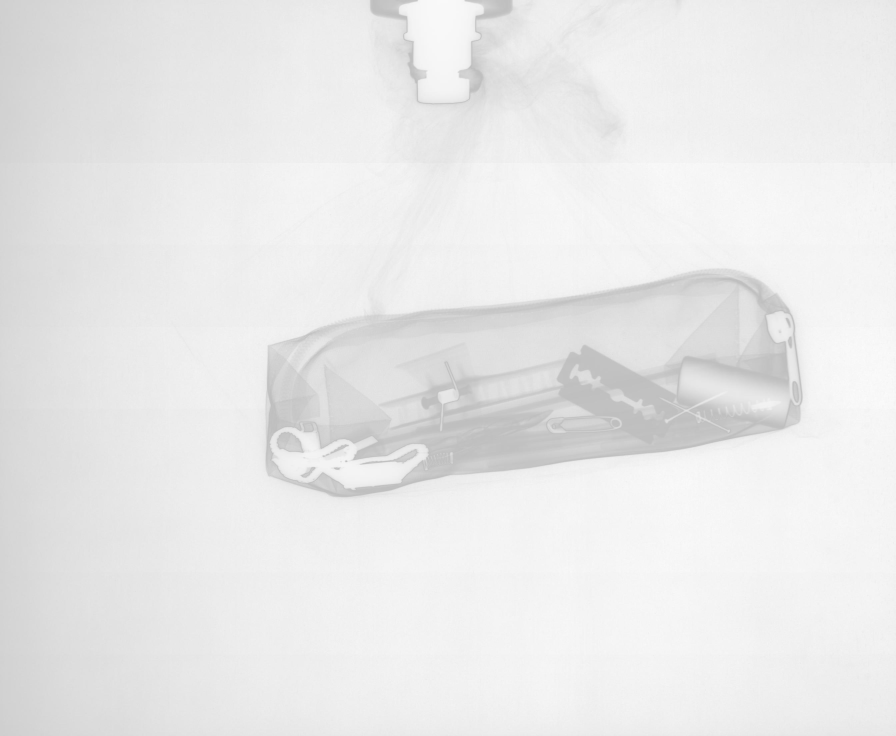
#> input picture B0001_0003.jpg, 2688 x 2208 px (shown at 1/3 size)
$ python -i codigo_1.py   (imports and definitions only)   (older library calls are emulated)
#> lines starting #> are read from the running program, lines starting #| are printed output that depends on the picture; after the words box and inside, x2 and y2 are one past the last pixel; in counts of white or black regions, pixels touching at a corner belong together
#> further down, picture is the input picture: shape (2208, 2688, 3); min 185, max 254, mean 232.9
# -*- coding: utf-8 -*-
"""
Created on Tue Oct  5 18:09:08 2021

@author: xboxk
"""

import numpy as np
import cv2
from matplotlib import pyplot as plt


def imprimir_image(nombre,imagen,factor):
    if(len(imagen.shape)>2):
        imageOut=imagen[::factor, ::factor,:]
    else:
        imageOut=imagen[::factor, ::factor]
    cv2.imshow(nombre,imageOut)


# [83 lines left out: functions decenas, string_zeros, leer_imagen, find_peaks, paint, dectetion_descriptor, not called in this run]


#visualizar()

def funcion(Img_lectura):
    Img_lectura = cv2.cvtColor(Img_lectura, cv2.COLOR_BGR2GRAY)
    h,w = Img_lectura.shape
#> h = 2208; w = 2688

    hist = cv2.calcHist([Img_lectura], [0],None , [255], [0, 255])
#> hist = 255 values, max 399001 at index 244, min 0 at index 0, mean 23274.9

    if(hist.max()> h*w*0.03):
        # Extrae la posicion del punto maximo del histograma
        max_pos = int(hist.argmax())
#> max_pos = 244

        # Extrayendo la mascara apartir del punto maximo encontrado
        lim_inf = (max_pos - 10)
#> lim_inf = 234
        lim_sup = (max_pos + 10)
#> lim_sup = 254
        mask = cv2.inRange(Img_lectura, lim_inf, lim_sup)
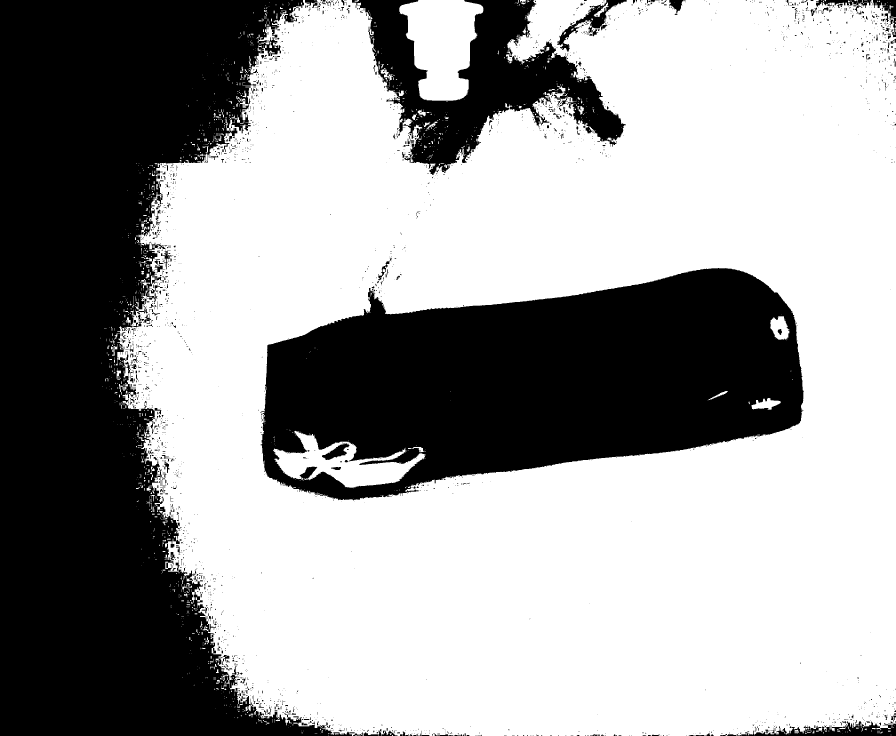
#> mask: shape (2208, 2688) (shown at 1/3 size); 62.5% white; 2356 black regions (1997 under 20 px), largest, box (x1, y1, x2, y2) and area: (0, 0, 1064, 2208) 1245852, (781, 804, 2411, 1501) 765375, (1056, 0, 1877, 525) 160406
        mask = cv2.bitwise_not(mask)

        kernel = np.ones((11,11),np.uint8)
        mask = cv2.morphologyEx(mask, cv2.MORPH_OPEN, kernel)
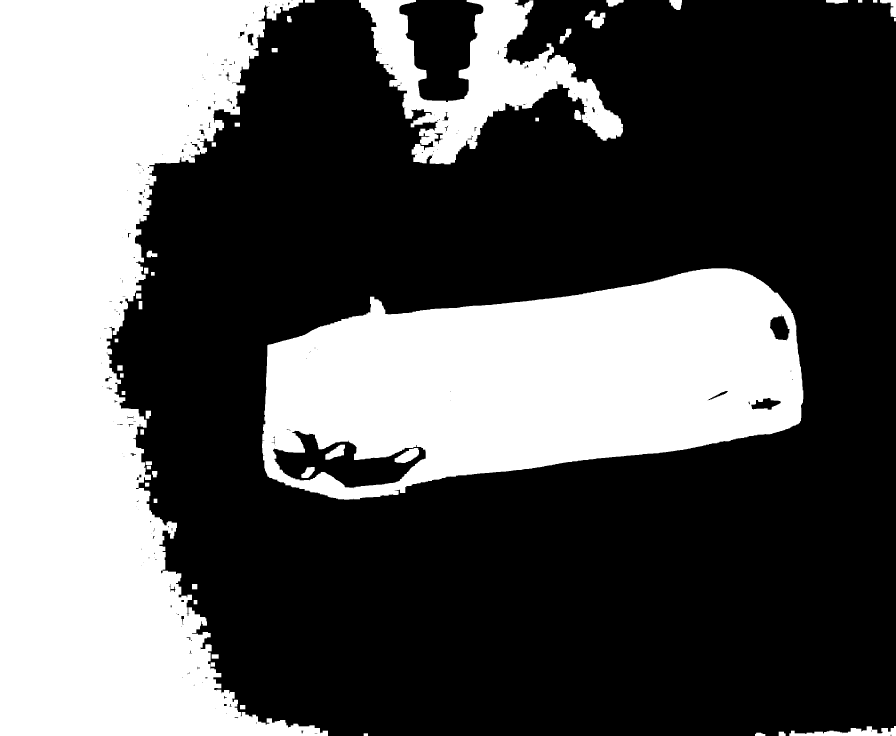
#> mask: shape (2208, 2688) (shown at 1/3 size); 35.5% white; 47 white regions, largest, box (x1, y1, x2, y2) and area: (0, 0, 984, 2208) 1188143, (786, 805, 2410, 1499) 757599, (1077, 0, 1869, 493) 141607

        img_mask = cv2.bitwise_and(Img_lectura,mask)
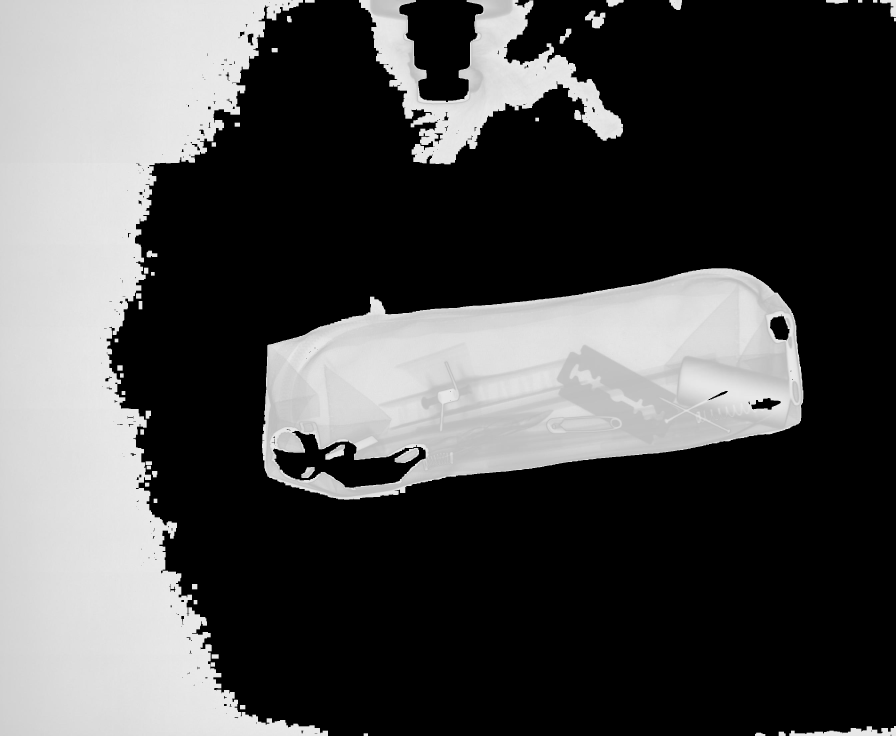
#> img_mask: shape (2208, 2688) (shown at 1/3 size); min 0, max 233, mean 77.8
        hist = cv2.calcHist([img_mask], [0],mask , [255], [0, 255])
#> hist = 255 values, max 105248 at index 230, min 0 at index 0, mean 8271.9
    else:
        mask = np.ones_like(Img_lectura)
        img_mask = Img_lectura
        hist = cv2.calcHist([img_mask], [0],None , [255], [0, 255])

    img_contrast = np.power(img_mask,1.1).clip(0,255).astype(np.uint8)


    neig = 15

    imagen_gausiana_1 = cv2.GaussianBlur(img_contrast,(neig,neig),sigmaX= 3,sigmaY=3)
    imagen_gausiana_2 = cv2.GaussianBlur(img_contrast,(neig,neig),sigmaX= 4,sigmaY=4)
    bordes = imagen_gausiana_2-imagen_gausiana_1

    kernel= np.ones((3,3),np.uint8)
    bordes=cv2.erode(bordes,kernel)
    bordes=cv2.dilate(bordes,kernel)

    _ , bordes = cv2.threshold(bordes ,200 , 255, cv2.THRESH_BINARY)
#> bordes: shape (2208, 2688); 2.8% white; 123 white regions (20 under 20 px), largest, box (x1, y1, x2, y2) and area: (305, 0, 985, 2208) 54389, (786, 805, 2410, 1499) 32141, (1076, 0, 1870, 494) 30816

    #bordes = cv2.Canny(image=bordes, threshold1=100, threshold2=255)

    #kernel= np.array([[-1,-1,-1],[-1,8,-1],[-1,-1,-1]])
    #bordes = cv2.filter2D(bordes,-1,kernel)

    bordes = cv2.Laplacian(bordes,cv2.CV_64F)
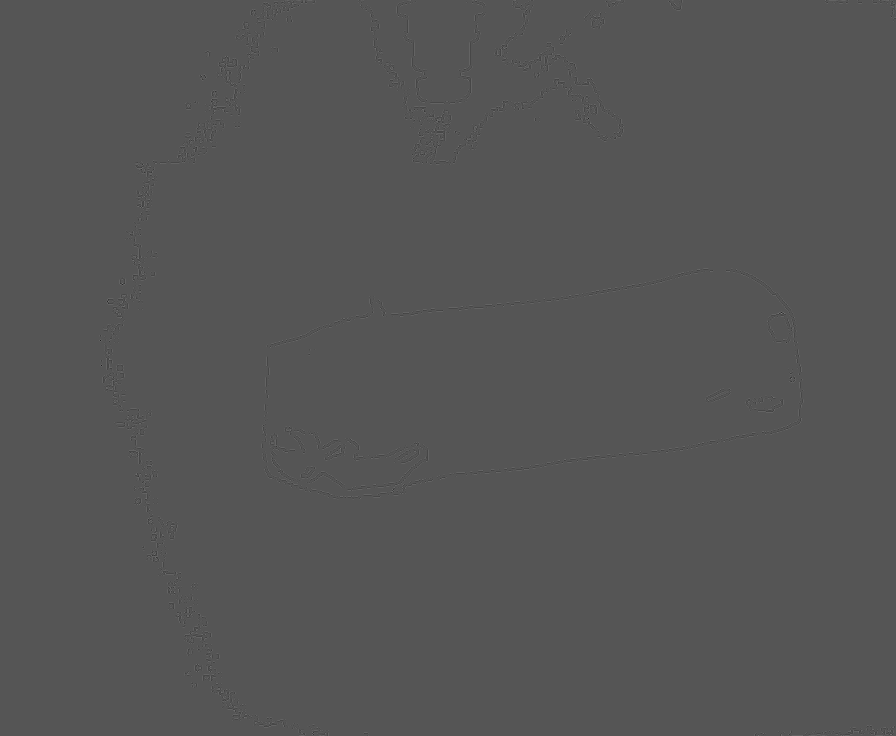
#> bordes: shape (2208, 2688) float64 (shown at 1/3 size); min -510, max 1020, mean 0; drawn with min black and max white
    bordes = cv2.convertScaleAbs(bordes)
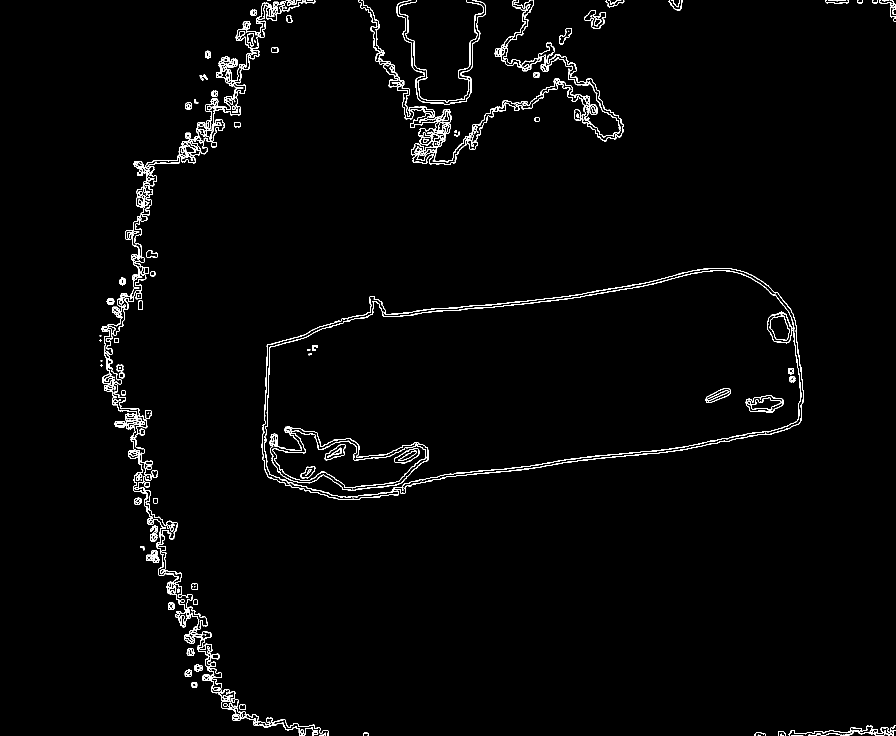
#> bordes: shape (2208, 2688) (shown at 1/3 size); 1.5% white in thin lines or dots, all inside (x1, y1, x2, y2) = (299, 0, 2688, 2208)
    _ , bordes = cv2.threshold(bordes ,1 , 255, cv2.THRESH_BINARY)

    #_ , bordes = cv2.threshold(bordes ,1 , 255, cv2.THRESH_BINARY)

    contours, _ = cv2.findContours(bordes, cv2.RETR_LIST, cv2.CHAIN_APPROX_SIMPLE)
#> contours = 543 contours, 136 with area under 20; largest, box (x1, y1, x2, y2) and area: (785, 804, 2411, 1500) 803940, (793, 812, 2403, 1492) 767707, (807, 1279, 1285, 1473) 51682, (810, 1280, 1284, 1472) 49550, (817, 1291, 1279, 1465) 40113

    draw_image= cv2.merge((Img_lectura,Img_lectura,Img_lectura))

    for idx, i in enumerate(contours):
        if(len(i)>100):
            cv2.drawContours(draw_image, i, -1, (0,0,255), 3)
#> this loop made 543 passes
#> i on passes 1, 5, 35: [[2375, 2206], [2374, 2207], [2409, 2207], [2408, 2206]], [[937, 2200], [938, 2199], [939, 2200], [938, 2201]], [[588, 2057], [589, 2056], [590, 2057], [589, 2058]]
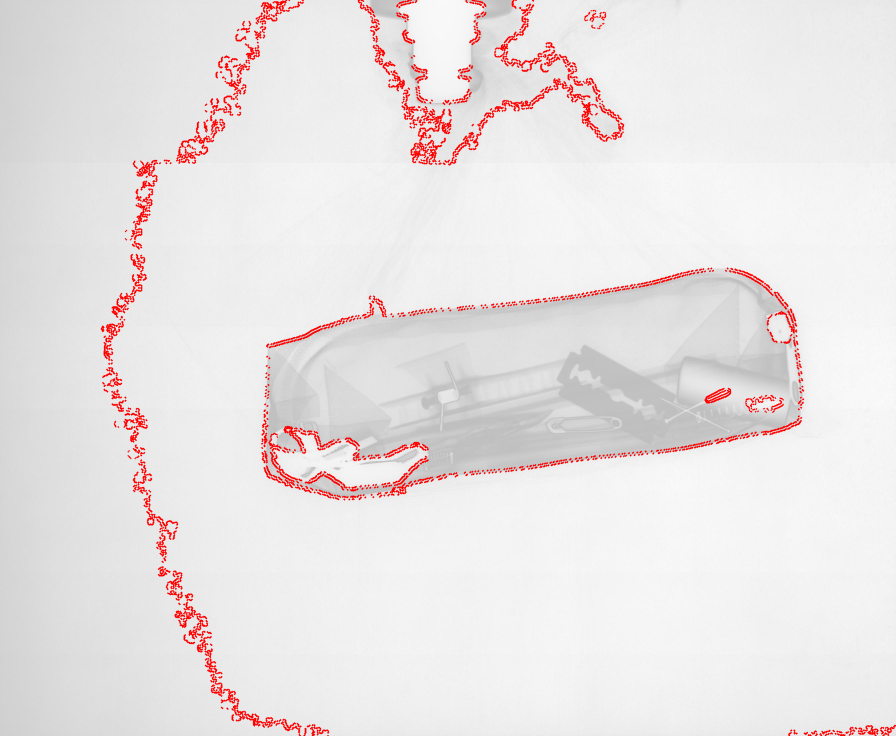
#> draw_image: shape (2208, 2688, 3) (shown at 1/3 size); mean of channels 0, 1, 2 228.1, 228.1, 233.5; drawn as B, G, R


    # [11 lines of commented-out code are left out]


    """
    alpha = 0.0005
    nhood= 20
    threshold= h*w*alpha
    N_peaks = 20
    peaks = find_peaks(hist, nhood, threshold, N_peaks)


    beta = float(hist[peaks[0]])*0.5

    plt.plot([0,255],[h*w*alpha,h*w*alpha])
    plt.plot([0,255],[beta,beta])
    plt.scatter(peaks,hist[peaks],c =np.ones(len(peaks)) )
    plt.plot(hist)
    plt.show()

    img_draw= np.ones((img_mask.shape[0],img_mask.shape[1],3),np.uint8)*255

    mask_aux = np.zeros((img_mask.shape[0],img_mask.shape[1]),np.uint8)*255
    for color_pos in (peaks):
        if(hist[color_pos]<beta):
            lim_inf = np.array(np.uint8(np.max([color_pos - nhood//2, 0])))
            lim_sup = np.array(np.uint8(np.min([color_pos + nhood//2, 254]) + 1))

            mask_aux = cv2.bitwise_or(cv2.inRange(img_mask, lim_inf, lim_sup),mask_aux)

            img_draw = paint(img_mask, nhood, color_pos,img_draw, np.uint8((np.random.rand(1,3)*255)))

    mask_new = cv2.bitwise_and(mask_aux,mask)
    """

    #img_contrast = np.power(img_mask,1.1).clip(0,255).astype(np.uint8)
    #edges = cv2.Canny(image=img_contrast, threshold1=1, threshold2=250)
    """
    imagen_blur=cv2.blur(img_mask,(11,11),0)

    img_contrast = np.power(imagen_blur,1.1).clip(0,255).astype(np.uint8)

    kernel= np.array([[-1,-1,-1],[-1,8,-1],[-1,-1,-1]])
    edges = cv2.filter2D(img_mask,-1,kernel)
    _ , edges = cv2.threshold(edges ,20 , 255, cv2.THRESH_BINARY)
    """

    imprimir= img_contrast
    #imprimir_2 =cv2.bitwise_and(Img_lectura,mask_new)
    imprimir_2 = bordes
    imprimir_3 = draw_image
    if(Img_lectura.shape[0]>1500):
        imprimir_image("Nombre",imprimir,3)
#> in imprimir_image, `imageOut=imagen[::factor, ::factor]`: imageOut: shape (736, 896); 35.6% white; 44 white regions (14 under 20 px), largest, box (x1, y1, x2, y2) and area: (0, 0, 328, 736) 132259, (262, 269, 804, 500) 84410, (359, 0, 623, 165) 15828
        imprimir_image("img",imprimir_2,3)
#> in imprimir_image (call 2), `imageOut=imagen[::factor, ::factor]`: imageOut: shape (736, 896); 1.5% white in thin lines or dots, all inside (x1, y1, x2, y2) = (100, 0, 896, 736)
        imprimir_image("img_2",imprimir_3,3)
#> call 3 of imprimir_image, with nombre = 'img_2', factor = 3
#> in imprimir_image (call 3), `imageOut=imagen[::factor, ::factor,:]`:
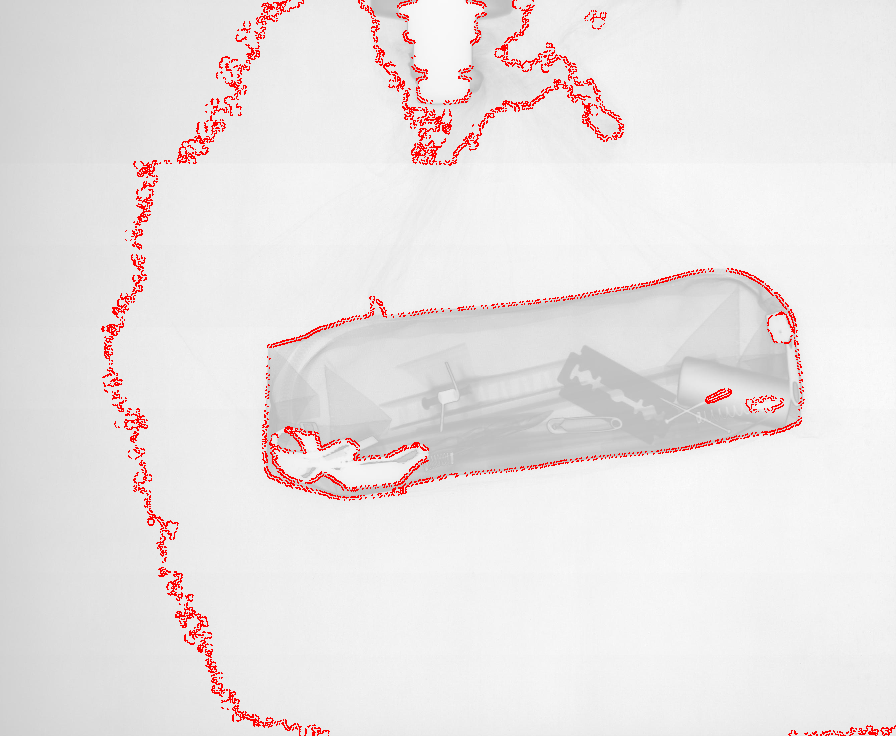
#> imageOut: shape (736, 896, 3); mean of channels 0, 1, 2 228.1, 228.1, 233.5; drawn as B, G, R
    elif(Img_lectura.shape[0]>1000):
        imprimir_image("Nombre",imprimir,2)
        imprimir_image("img",imprimir_2,2)
        imprimir_image("img_2",imprimir_3,2)
    else:
        imprimir_image("Nombre",imprimir,1)
        imprimir_image("img",imprimir_2,1)
        imprimir_image("img_2",imprimir_3,1)


class pruebas():
     # [53 lines left out: functions func, visualizar, not called in this run]

pru = pruebas()
# [7 lines not run here, left out]

>>> import cv2
>>> picture = cv2.imread('B0001_0003.jpg')
>>> result = funcion(picture)
